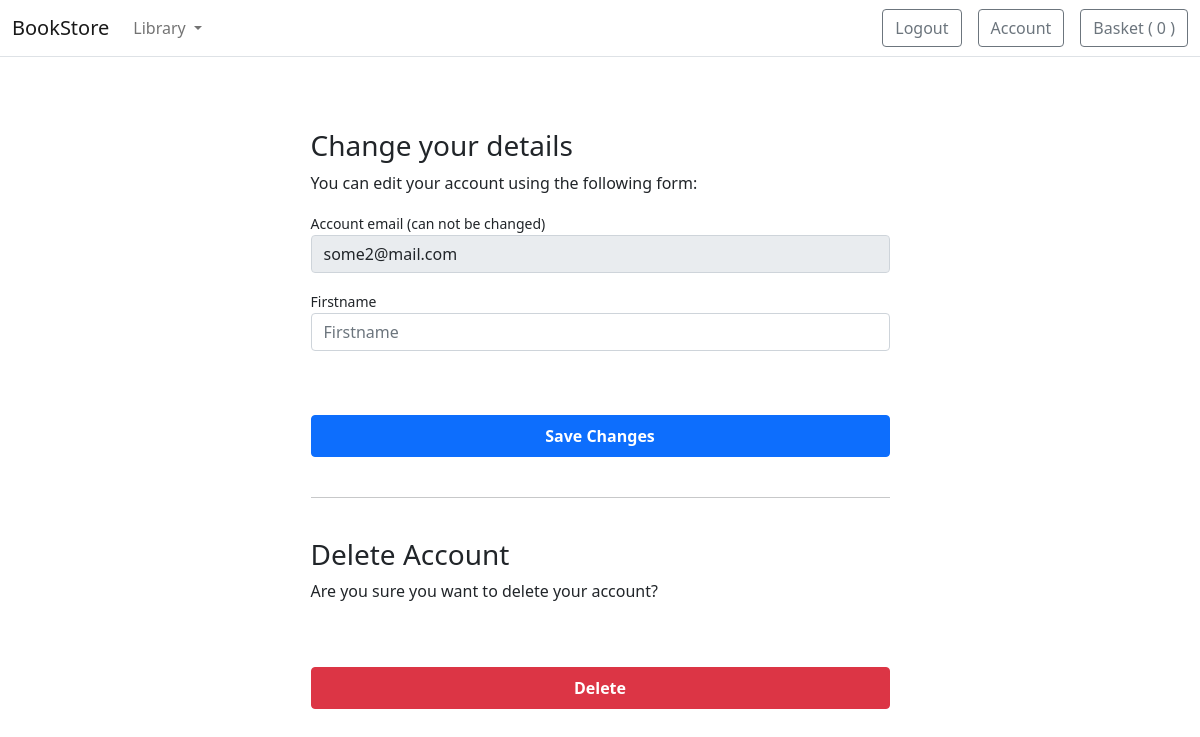
Page /account/profile/edit/ (signed in) on the earlier database version.
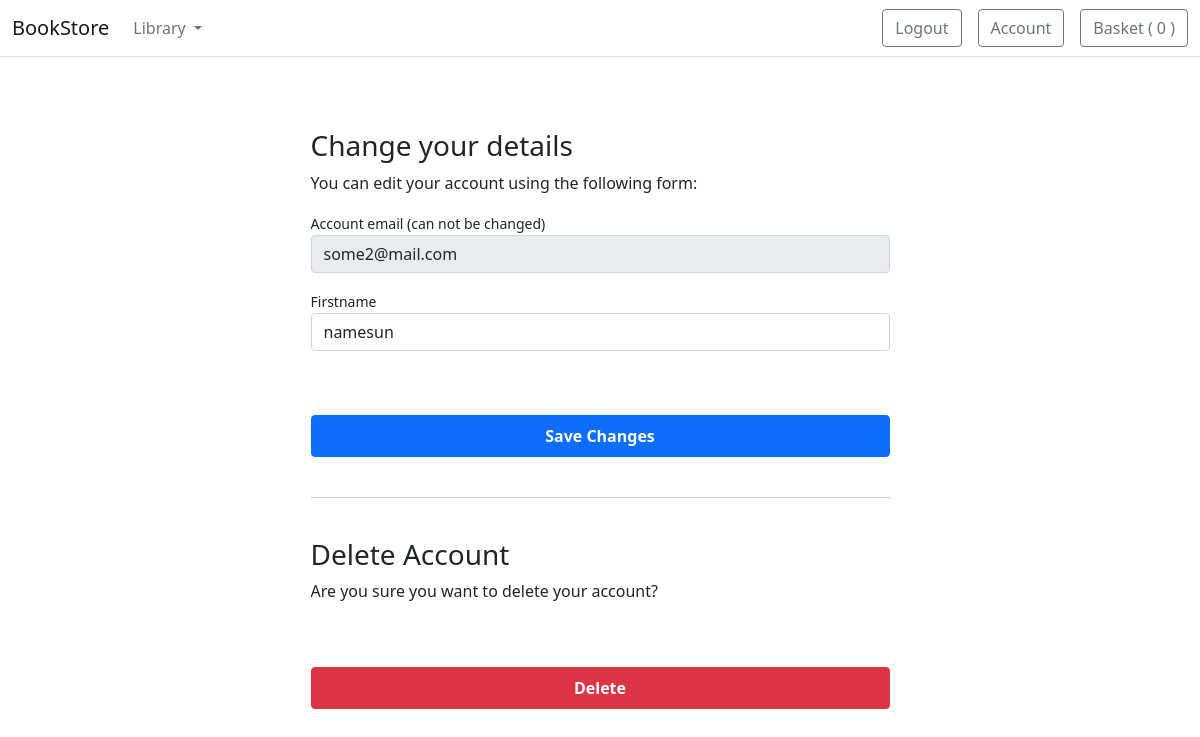
Same page on the later database version.
### accounts/models.py (models this page shows, shortened)
class UserBase(AbstractBaseUser, PermissionsMixin):
    email = models.EmailField(_('email address'), unique=True)
    user_name = models.CharField(max_length=150, unique=True)
    first_name = models.CharField(max_length=150, blank=True)
    about = models.TextField(_('about'), max_length=500, blank=True)
    country = CountryField()
    phone_number = models.CharField(max_length=15, blank=True)
    post_code = models.CharField(max_length=12, blank=True)
    address_line_1 = models.CharField(max_length=150, blank=True)
    address_line_2 = models.CharField(max_length=150, blank=True)
    town_city = models.CharField(max_length=150, blank=True)
    is_active = models.BooleanField(default=False)
    is_staff = models.BooleanField(default=False)
    created = models.DateTimeField(auto_now_add=True)
    updated = models.DateTimeField(auto_now=True)
    objects = CustomAccountManager()
    USERNAME_FIELD = 'email'
    REQUIRED_FIELDS = ['user_name']
    class Meta:
        verbose_name = "Accounts"
        verbose_name_plural = "Accounts"

### accounts/views.py (the view)
# urls.py: path('profile/edit/', views.edit_details, name='edit_details'),
@login_required
def edit_details(request):
    if request.method == 'POST':
        user_form = UserEditForm(instance=request.user, data=request.POST)
        if user_form.is_valid():
            user_form.save()
    else:
        user_form = UserEditForm(instance=request.user)
    return render(request, 'account/user/edit_details.html', {'user_form': user_form})

### accounts/forms.py
class UserEditForm(forms.ModelForm):
    email = forms.EmailField(
        label='Account email (can not be changed)', max_length=200, widget=forms.TextInput(
            attrs={'class': 'form-control mb-3', 'placeholder': 'email', 'id': 'form-email', 'readonly': 'readonly'}))
    first_name = forms.CharField(
        label='Firstname', min_length=4, max_length=50, widget=forms.TextInput(
            attrs={'class': 'form-control mb-3', 'placeholder': 'Firstname', 'id': 'form-firstname'}))
    class Meta:
        model = UserBase
        fields = ('email', 'first_name',)
    def __init__(self, *args, **kwargs):
        super().__init__(*args, **kwargs)
        self.fields['first_name'].required = True
        self.fields['email'].required = True

### basket/basket.py (called while the page is built)
    def __len__(self):
        return sum(item['qty'] for item in self.basket.values())

### store/context_processors.py (called while the page is built)
def categories(requests):
    return {
        'categories': Category.objects.all(),
    }

### templates/account/user/edit_details.html (shortened to what this page needs)
{% extends "../../store/base.html" %}
{% block content %}
<div class="container-fluid">
    <div class="row no-gutter">
        <div class="col-md-12">
            <div class="login d-flex align-items-center py-5">
                <div class="container">
                    <div class="row">
                        <div class="col-12 col-lg-7  mx-auto">
                <form class="account-form px-4 pt-4" method="post" enctype="multipart/form-data">
                    {% if user_form.is_valid %}
                    <div class="alert alert-primary" role="alert">
                        Details successfully updated!
                    </div>
                    <p class="small text-center pt-0">
                        <a href="{% url "account:dashboard" %}">Back to Dashboard</a>
                    </p>
                    {%else%}
                    <h3>Change your details</h3>
                    <p>You can edit your account using the following form:</p>
                    {% endif %}
                    <label class="small font-weight-bold">{{ user_form.email.label}}</label>
                    {{ user_form.email }}
                    <label class="small font-weight-bold">{{ user_form.first_name.label}}</label>
                    {{ user_form.first_name }}
                    <button class="btn btn-primary btn-block py-2 mb-4 mt-5 fw-bold w-100" type="submit"
                        value="Save changes">Save Changes</button>
                    <hr class="mb-3">
                </form>
                     <form class="account-form px-4" action="{% url "account:delete_user" %}" method="post">
                        <p class=" h3 pt-4 font-weight-bold">Delete Account</p>
                        <p>Are you sure you want to delete your account?</p>
                        <button type="submit" role="button"
                            class="btn btn-danger btn-block py-2 mb-4 mt-5 fw-bold w-100">Delete</button>
                    </form>
                        </div>
                    </div>
                </div>
            </div>
        </div>
    </div>
</div>
{% endblock %}

### templates/store/base.html (shortened to what this page needs)
{% load static %}
<!DOCTYPE html>
<html>
<head>
    <link href="https://cdn.jsdelivr.net/npm/bootstrap@5.0.0-beta1/dist/css/bootstrap.min.css" rel="stylesheet">
</head>
<body>
    <header>
        <nav class="navbar navbar-expand-md navbar-light bg-white border-bottom">
            <div class="container-fluid">
                <a class="navbar-brand" href="/">BookStore</a>
                <div class="collapse navbar-collapse" id="navbarCollapse">
                    <ul class="navbar-nav me-auto mb-2 mb-md-0">
                        <li class="nav-item dropdown">
                            <a class="nav-link dropdown-toggle" href="#" id="navbarDropdown" role="button"
                                data-bs-toggle="dropdown" aria-expanded="false">
                                Library
                            </a>
                        </li>
                    </ul>
                    <a type="button" role="button" class="btn btn-outline-secondary" href="{% url "account:logout" %}">Logout</a>
                    <a type="button" role="button" class="btn btn-outline-secondary mx-3" href="{% url "account:dashboard" %}">Account</a>
                    <a type="button" role="button" href="{% url "basket:view_basket" %}"
                        class="btn btn-outline-secondary">
                        Basket (
                            {% with total_qty=basket|length %}
                                <div id="basket-qty" class="d-inline-flex">
                            {% if total_qty %}
                                {{ total_qty }}
                            {% else %}
                                0
                            {% endif %}
                                </div>
                            {% endwith %} )
                    </a>
                </div>
            </div>
        </nav>
    </header>
    <div id="content">{% block content %} {% endblock %}</div>
</body>
</html>

Differences in the rows shown:
changed UserBase "some2@mail.com": first_name (not shown) → "namesun"
